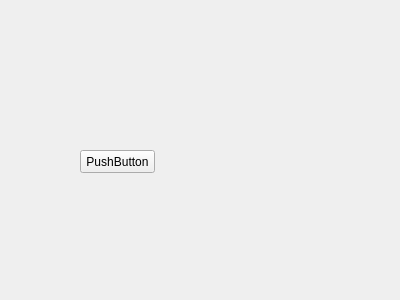
<?xml version="1.0" encoding="UTF-8"?>
<ui version="4.0">
 <class>Widget</class>
 <widget class="QWidget" name="Widget">
  <property name="geometry">
   <rect>
    <x>0</x>
    <y>0</y>
    <width>400</width>
    <height>300</height>
   </rect>
  </property>
  <property name="windowTitle">
   <string>Widget</string>
  </property>
  <widget class="QPushButton" name="pushButton">
   <property name="geometry">
    <rect>
     <x>80</x>
     <y>150</y>
     <width>75</width>
     <height>23</height>
    </rect>
   </property>
   <property name="text">
    <string>PushButton</string>
   </property>
  </widget>
 </widget>
 <layoutdefault spacing="6" margin="11"/>
 <resources/>
 <connections/>
</ui>
